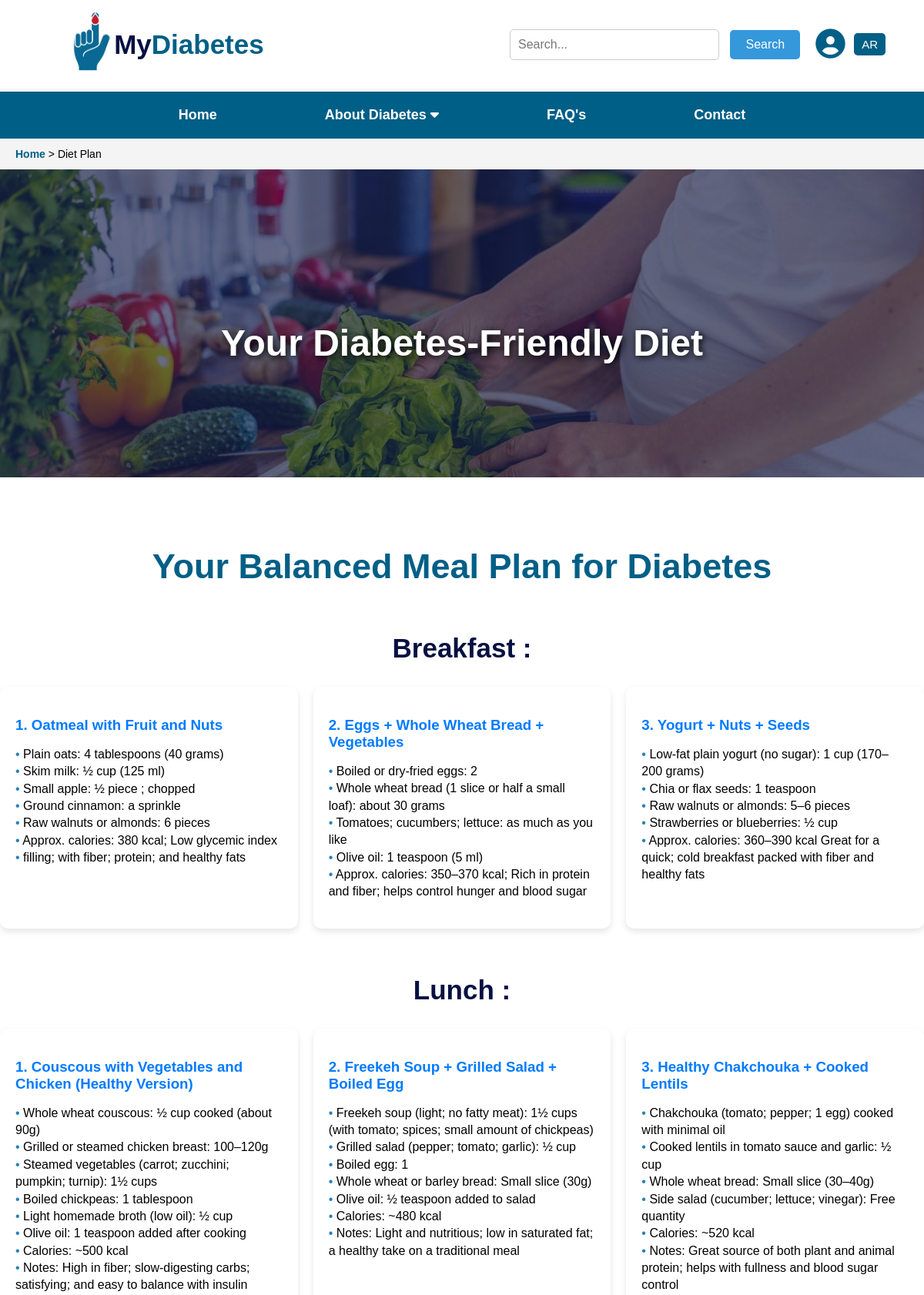
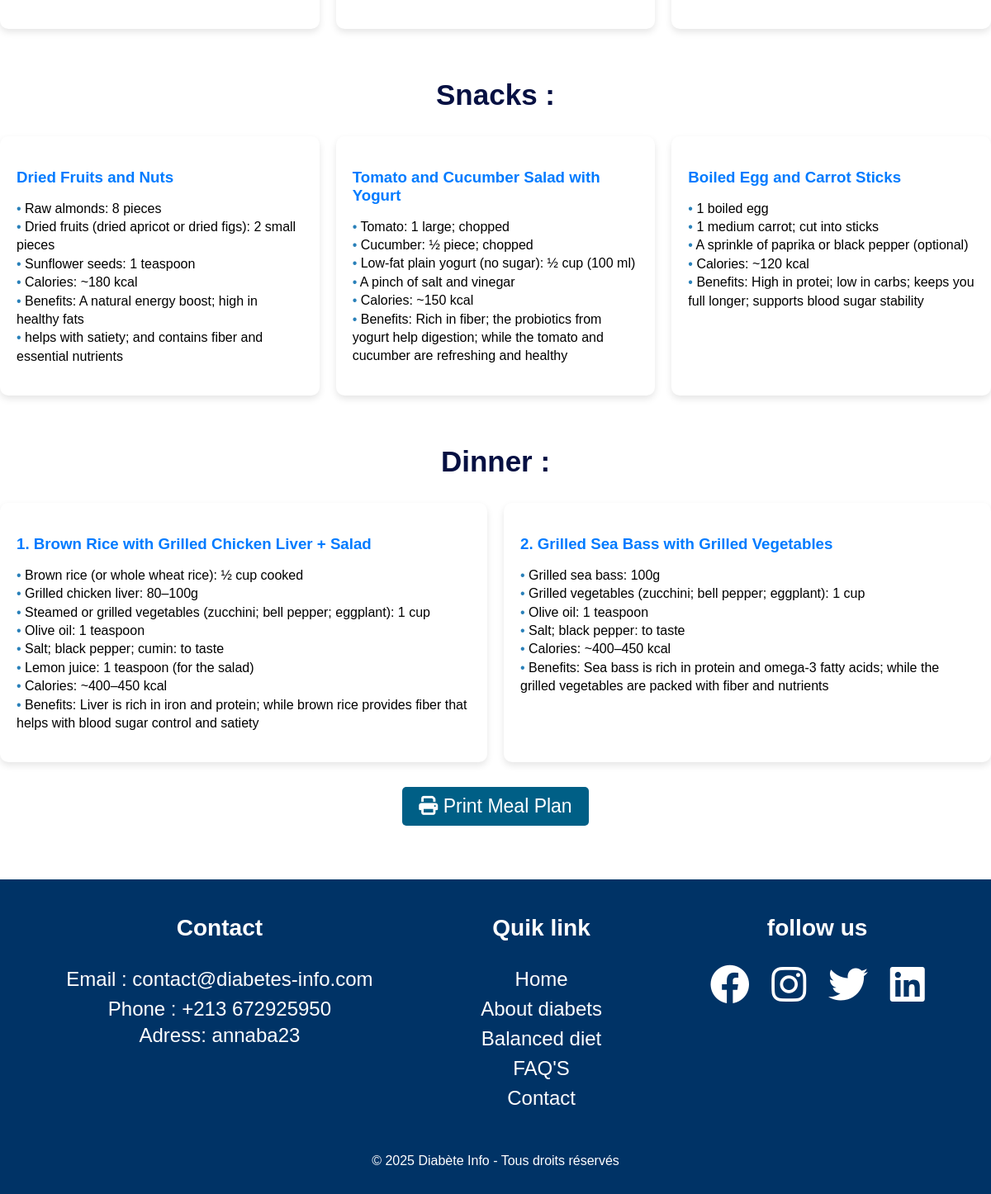
/regime1.php?user_id=3, run on the app's committed database (2 pictures, top to bottom).
### tables this page shows
CREATE TABLE `regime` (
  `id` int(11) NOT NULL,
  `breakfast1` text DEFAULT NULL,
  `breakfast2` text DEFAULT NULL,
  `breakfast3` text DEFAULT NULL,
  `lunch1` text DEFAULT NULL,
  `lunch2` text DEFAULT NULL,
  `lunch3` text DEFAULT NULL,
  `snack1` text DEFAULT NULL,
  `snack2` text DEFAULT NULL,
  `snack3` text DEFAULT NULL,
  `dinner1` text DEFAULT NULL,
  `dinner2` text DEFAULT NULL,
  `dinner3` text DEFAULT NULL,
  `b1` text DEFAULT NULL,
  `b2` text DEFAULT NULL,
  `b3` text DEFAULT NULL,
  `l1` text DEFAULT NULL,
  `l2` text DEFAULT NULL,
  `l3` text DEFAULT NULL,
  `s1` text DEFAULT NULL,
  `s2` text DEFAULT NULL,
  `s3` text DEFAULT NULL,
  `d1` text DEFAULT NULL,
  `d2` text DEFAULT NULL,
  `d3` text DEFAULT NULL,
  `breakfast1_ar` text DEFAULT NULL,
  `breakfast2_ar` text DEFAULT NULL,
  `breakfast3_ar` text DEFAULT NULL,
  `lunch1_ar` text DEFAULT NULL,
  `lunch2_ar` text DEFAULT NULL,
  `lunch3_ar` text DEFAULT NULL,
  `snack1_ar` text DEFAULT NULL,
  `snack2_ar` text DEFAULT NULL,
  `snack3_ar` text DEFAULT NULL,
  `dinner1_ar` text DEFAULT NULL,
  `dinner2_ar` text DEFAULT NULL,
  `dinner3_ar` text DEFAULT NULL,
  `b1_ar` text DEFAULT NULL,
  `b2_ar` text DEFAULT NULL,
  `b3_ar` text DEFAULT NULL,
  `l1_ar` text DEFAULT NULL,
  `l2_ar` text DEFAULT NULL,
  `l3_ar` text DEFAULT NULL,
  `s1_ar` text DEFAULT NULL,
  `s2_ar` text DEFAULT NULL,
  `s3_ar` text DEFAULT NULL,
  `d1_ar` text DEFAULT NULL,
  `d2_ar` text DEFAULT NULL,
  `d3_ar` text DEFAULT NULL
);

### regime1.php (the view, shortened to what this page needs)
<?php
require 'config.php';
$lang = isset($_GET['lang']) && $_GET['lang'] === 'ar' ? 'ar' : 'en';
$loggedIn = false;
$user_id = isset($_GET['user_id']) ? (int)$_GET['user_id'] : 0;
$sql = "SELECT r.*
        FROM regime r
        JOIN user_regime ur ON r.id = ur.regime_id
        WHERE ur.user_id = ?";
$stmt = $conn->prepare($sql);
$stmt->bind_param("i", $user_id);
$stmt->execute();
$result = $stmt->get_result();
if ($result->num_rows > 0) {
    $row = $result->fetch_assoc();
    if ($lang === 'ar') {
        $breakfast1 = $row['breakfast1_ar'];
        $breakfast2 = $row['breakfast2_ar'];
        $breakfast3 = $row['breakfast3_ar'];
        $lunch1 = $row['lunch1_ar'];
        $lunch2 = $row['lunch2_ar'];
        $lunch3 = $row['lunch3_ar'];
        $snack1 = $row['snack1_ar'];
        $snack2 = $row['snack2_ar'];
        $snack3 = $row['snack3_ar'];
        $dinner1 = $row['dinner1_ar'];
        $dinner2 = $row['dinner2_ar'];
        $dinner3 = $row['dinner3_ar'];
        $b1 = $row['b1_ar'];
        $b2 = $row['b2_ar'];
        $b3 = $row['b3_ar'];
        $l1 = $row['l1_ar'];
        $l2 = $row['l2_ar'];
        $l3 = $row['l3_ar'];
        $s1 = $row['s1_ar'];
        $s2 = $row['s2_ar'];
        $s3 = $row['s3_ar'];
        $d1 = $row['d1_ar'];
        $d2 = $row['d2_ar'];
        $d3 = $row['d3_ar'];
    } else {
        $breakfast1 = $row['breakfast1'];
        $breakfast2 = $row['breakfast2'];
        $breakfast3 = $row['breakfast3'];
        $lunch1 = $row['lunch1'];
        $lunch2 = $row['lunch2'];
        $lunch3 = $row['lunch3'];
        $snack1 = $row['snack1'];
        $snack2 = $row['snack2'];
        $snack3 = $row['snack3'];
        $dinner1 = $row['dinner1'];
        $dinner2 = $row['dinner2'];
        $b1 = $row['b1'];
        $b2 = $row['b2'];
        $b3 = $row['b3'];
        $l1 = $row['l1'];
        $l2 = $row['l2'];
        $l3 = $row['l3'];
        $s1 = $row['s1'];
        $s2 = $row['s2'];
        $s3 = $row['s3'];
        $d1 = $row['d1'];
        $d2 = $row['d2'];
    }
} else {
    echo "<script>
        alert('No diet plan registered for this user.');
        window.location.href = 'Test.php';
    </script>";
}
?>
<!DOCTYPE html>
<html lang="en">
<head>
    <link rel="stylesheet" href="regime1.css">
    <link rel="stylesheet" href="https://cdnjs.cloudflare.com/ajax/libs/font-awesome/6.2.0/css/all.min.css">
</head>
<body>
    <header>
        <div class="logo">
            <a href="Home.php"><img src="logo.png" alt="XtraClinic Logo"></a>
            <a href="Home.php"><span class="clinic-name">My<span class="highlight">Diabetes</span></span></a>
        </div>
        <div class="search-user-container">
            <div class="search">
        <form action="search.php" method="GET" class="search-form">
    <input class="search-input" type="text" name="query" placeholder="Search...">
    <button class="btn" type="submit">Search</button>
</form>
            </div>
            <div class="user-dropdown">
    <a href="<?php echo $loggedIn ? '#' : 'loginn.php'; ?>" id="user-icon" class="user-icon">
        <i class="fas fa-user-circle"></i>
    </a>
</div>
<div style="text-align: center; margin: 20px -40px; margin-left:30px; gap:15px">
    <?php if ($lang === 'ar'): ?>
        <a href="?user_id=<?php echo $user_id; ?>&lang=en" class="btn-lang" style="padding: 6px 10px; font-size: 15px; background-color: #005F86; color: white; border: none; border-radius: 5px; text-decoration: none; ">EN</a>
    <?php else: ?>
        <a href="?user_id=<?php echo $user_id; ?>&lang=ar" class="btn-lang" style="padding: 6px 10px; font-size: 15px; background-color: #005F86; color: white; border: none; border-radius: 5px; text-decoration: none;">AR</a>
    <?php endif; ?>
</div>
        </div>
    </header>
    <nav>
        <ul class="nav-links">
            <li><a href="Home.php" class="active">Home</a></li>
            <li class="dropdown">
                <a href="diabete.php">About Diabetes <i class="fas fa-caret-down"></i></a>
            </li>
            <li><a href="FAQ.php">FAQ's</a></li>
            <li><a href="Contacte.php">Contact</a></li>
        </ul>
    </nav>
    <div class="breadcrumb">
        <a href="Home.php">Home</a> &gt; <span>Diet Plan</span>
    </div>
    <section class="hero-banner">
        <div class="hero-overlay">
            <h1 class="hero-title">Your Diabetes-Friendly Diet</h1>
        </div>
    </section>
<h1 style="text-align: center; direction: <?php echo ($lang === 'ar') ? 'rtl' : 'ltr'; ?>;">
    <?php echo $lang === 'ar' ? 'نظام غذائي متوازن لمرضى السكري' : 'Your Balanced Meal Plan for Diabetes'; ?>
</h1>
<h2 class="section-title" style="text-align: center; direction: <?php echo ($lang === 'ar') ? 'rtl' : 'ltr'; ?>;">
    <?php echo ($lang === 'ar') ? 'فطور' : 'Breakfast'; ?> :
</h2>
<div class="container" style="display: flex; gap: 20px; <?php echo ($lang === 'ar') ? 'direction: rtl; text-align: right;' : 'direction: ltr; text-align: left;'; ?>">
    <div class="card" style="flex: 1;">
        <h3>1. <?php echo htmlspecialchars($b1); ?> </h3>
        <ul>
            <?php
            if (isset($breakfast1)) {
                $items = explode(',', $breakfast1);
                foreach ($items as $item) {
                    echo "<li>" . htmlspecialchars(trim($item)) . "</li>\n";
                }
            }
            ?>
        </ul>
    </div>
    <div class="card" style="flex: 1;">
        <h3>2. <?php echo htmlspecialchars($b2); ?> </h3>
        <ul>
            <?php
            if (isset($breakfast2)) {
                $items = explode(',', $breakfast2);
                foreach ($items as $item) {
                    echo "<li>" . htmlspecialchars(trim($item)) . "</li>\n";
                }
            }
            ?>
        </ul>
    </div>
    <div class="card" style="flex: 1;">
        <h3>3. <?php echo htmlspecialchars($b3); ?> </h3>
        <ul>
            <?php
            if (isset($breakfast3)) {
                $items = explode(',', $breakfast3);
                foreach ($items as $item) {
                    echo "<li>" . htmlspecialchars(trim($item)) . "</li>\n";
                }
            }
            ?>
        </ul>
    </div>
</div>
<h2 class="section-title" style="text-align: center; direction: <?php echo ($lang === 'ar') ? 'rtl' : 'ltr'; ?>;">
    <?php echo ($lang === 'ar') ? 'غداء' : 'Lunch'; ?> :
</h2>
<div class="container" style="display: flex; gap: 20px; <?php echo ($lang === 'ar') ? 'direction: rtl; text-align: right;' : 'direction: ltr; text-align: left;'; ?>">
    <div class="card" style="flex: 1;">
        <h3>1. <?php echo htmlspecialchars($l1); ?> </h3>
        <ul>
            <?php
            if (isset($lunch1)) {
                $items = explode(',', $lunch1);
                foreach ($items as $item) {
                    echo "<li>" . htmlspecialchars(trim($item)) . "</li>\n";
                }
            }
            ?>
        </ul>
    </div>
    <div class="card" style="flex: 1;">
        <h3>2. <?php echo htmlspecialchars($l2); ?> </h3>
        <ul>
            <?php
            if (isset($lunch2)) {
                $items = explode(',', $lunch2);
                foreach ($items as $item) {
                    echo "<li>" . htmlspecialchars(trim($item)) . "</li>\n";
                }
            }
            ?>
        </ul>
    </div>
    <div class="card" style="flex: 1;">
        <h3>3. <?php echo htmlspecialchars($l3); ?> </h3>
        <ul>
            <?php
            if (isset($lunch3)) {
                $items = explode(',', $lunch3);
                foreach ($items as $item) {
                    echo "<li>" . htmlspecialchars(trim($item)) . "</li>\n";
                }
            }
            ?>
        </ul>
    </div>
</div>
<h2 class="section-title" style="text-align: center; direction: <?php echo ($lang === 'ar') ? 'rtl' : 'ltr'; ?>;">
    <?php echo ($lang === 'ar') ? 'وجبات خفيفة' : 'Snacks'; ?> :
</h2>
<div class="container" style="display: flex; gap: 20px; <?php echo ($lang === 'ar') ? 'direction: rtl; text-align: right;' : 'direction: ltr; text-align: left;'; ?>">
    <div class="card" style="flex: 1;">
        <h3><?php echo htmlspecialchars($s1); ?> </h3>
        <ul>
            <?php
            if (isset($snack1)) {
                $items = explode(',', $snack1);
                foreach ($items as $item) {
                    echo "<li>" . htmlspecialchars(trim($item)) . "</li>\n";
                }
            }
            ?>
        </ul>
    </div>
    <div class="card" style="flex: 1;">
        <h3> <?php echo htmlspecialchars($s2); ?> </h3>
        <ul>
            <?php
            if (isset($snack2)) {
                $items = explode(',', $snack2);
                foreach ($items as $item) {
                    echo "<li>" . htmlspecialchars(trim($item)) . "</li>\n";
                }
            }
            ?>
        </ul>
    </div>
    <div class="card" style="flex: 1;">
        <h3><?php echo htmlspecialchars($s3); ?> </h3>
        <ul>
            <?php
            if (isset($snack3)) {
                $items = explode(',', $snack3);
                foreach ($items as $item) {
                    echo "<li>" . htmlspecialchars(trim($item)) . "</li>\n";
                }
            }
            ?>
        </ul>
    </div>
</div>
<h2 class="section-title" style="text-align: center; direction: <?php echo ($lang === 'ar') ? 'rtl' : 'ltr'; ?>;">
    <?php echo ($lang === 'ar') ? 'عشاء' : 'Dinner'; ?> :
</h2>
<div class="container" style="display: flex; gap: 20px; <?php echo ($lang === 'ar') ? 'direction: rtl; text-align: right;' : 'direction: ltr; text-align: left;'; ?>">
    <div class="card" style="flex: 1;">
        <h3>1. <?php echo htmlspecialchars($d1); ?> </h3>
        <ul>
            <?php
            if (isset($dinner1)) {
                $items = explode(',', $dinner1);
                foreach ($items as $item) {
                    echo "<li>" . htmlspecialchars(trim($item)) . "</li>\n";
                }
            }
            ?>
        </ul>
    </div>
    <div class="card" style="flex: 1;">
        <h3>2. <?php echo htmlspecialchars($d2); ?> </h3>
        <ul>
            <?php
            if (isset($dinner2)) {
                $items = explode(',', $dinner2);
                foreach ($items as $item) {
                    echo "<li>" . htmlspecialchars(trim($item)) . "</li>\n";
                }
            }
            ?>
        </ul>
    </div>
</div>
<div style="text-align: center; margin: 30px;">
    <button onclick="window.print()" style="padding: 10px 20px; font-size: 23px; background-color: #005F86; color: white; border: none; border-radius: 5px; cursor: pointer;">
        <i class="fas fa-print"></i> Print Meal Plan
    </button>
</div>
    <footer>
        <div class="footer-container">
            <div class="footer-section">
                <h3>Contact</h3>
                <ul>
                    <li><a href="mailto:islemdiaf633@gmail.com">Email : contact@diabetes-info.com</a></li>
                    <li><a href="tel:+213672925950">Phone : +213 672925950</a></li>
                    <li>Adress: annaba23</li>
                </ul>
            </div>
            <div class="footer-section">
                <h3>Quik link</h3>
                <ul>
                    <li><a href="Home.php">Home</a></li>
                    <li><a href="diabete.php">About diabets</a></li>
                    <li><a href="<?= $loggedIn ? 'test.php?user_id=' . $userId : 'Loginn.php' ?>">Balanced diet</a></li>
                    <li><a href="FAQ.php">FAQ'S</a></li>
                    <li><a href="Contacte.php">Contact</a></li>
                </ul>
            </div>
            <div class="footer-section">
                <h3>follow us</h3>
                <a href="https://www.facebook.com/profile.php?id=61576556904786" target="_blank"><i class="fab fa-facebook fa-2x"></i></a>
                <a href="https://www.instagram.com/mydiabetes20028/"><i class="fab fa-instagram fa-2x"target="_blank"></i></a>
                <a href="https://twitter.com"><i class="fab fa-twitter fa-2x" target="_blank"></i></a>
                <a href="https://www.linkedin.com"><i class="fab fa-linkedin fa-2x"target="_blank"></i></a>
            </div>
        </div>
        <p class="copyright">© 2025 Diabète Info - Tous droits réservés</p>
    </footer>
</body>
</html>

### data on the page
regime: b1 "Oatmeal with Fruit and Nuts", breakfast1 "Plain oats: 4 tablespoons (40 grams)", breakfast1 "Skim milk: ½ cup (125 ml)", breakfast1 "Small apple: ½ piece ; chopped", breakfast1 "Ground cinnamon: a sprinkle", breakfast1 "Raw walnuts or almonds: 6 pieces", breakfast1 "Approx. calories: 380 kcal; Low glycemic index", breakfast1 "filling; with fiber; protein; and healthy fats", b2 "Eggs + Whole Wheat Bread + Vegetables", breakfast2 "Boiled or dry-fried eggs: 2", breakfast2 "Whole wheat bread (1 slice or half a small loaf): about 30 grams", breakfast2 "Tomatoes; cucumbers; lettuce: as much as you like", breakfast2 "Olive oil: 1 teaspoon (5 ml)", breakfast2 "Approx. calories: 350–370 kcal; Rich in protein and fiber; helps control hunger and blood sugar", b3 "Yogurt + Nuts + Seeds", breakfast3 "Low-fat plain yogurt (no sugar): 1 cup (170–200 grams)", breakfast3 "Chia or flax seeds: 1 teaspoon", breakfast3 "Raw walnuts or almonds: 5–6 pieces", breakfast3 "Strawberries or blueberries: ½ cup", breakfast3 "Approx. calories: 360–390 kcal Great for a quick; cold breakfast packed with fiber and healthy fats", l1 "Couscous with Vegetables and Chicken (Healthy Version)", lunch1 "Whole wheat couscous: ½ cup cooked (about 90g)", lunch1 "Grilled or steamed chicken breast: 100–120g", lunch1 "Steamed vegetables (carrot; zucchini; pumpkin; turnip): 1½ cups", lunch1 "Boiled chickpeas: 1 tablespoon", lunch1 "Light homemade broth (low oil): ½ cup", lunch1 "Olive oil: 1 teaspoon added after cooking", lunch1 "Calories: ~500 kcal", lunch1 "Notes: High in fiber; slow-digesting carbs; satisfying; and easy to balance with insulin", l2 "Freekeh Soup + Grilled Salad + Boiled Egg", lunch2 "Freekeh soup (light; no fatty meat): 1½ cups (with tomato; spices; small amount of chickpeas)", lunch2 "Grilled salad (pepper; tomato; garlic): ½ cup", lunch2 "Boiled egg: 1", lunch2 "Whole wheat or barley bread: Small slice (30g)", lunch2 "Olive oil: ½ teaspoon added to salad", lunch2 "Calories: ~480 kcal", lunch2 "Notes: Light and nutritious; low in saturated fat; a healthy take on a traditional meal", l3 "Healthy Chakchouka + Cooked Lentils", lunch3 "Chakchouka (tomato; pepper; 1 egg) cooked with minimal oil", lunch3 "Cooked lentils in tomato sauce and garlic: ½ cup", lunch3 "Whole wheat bread: Small slice (30–40g)", lunch3 "Side salad (cucumber; lettuce; vinegar): Free quantity", lunch3 "Calories: ~520 kcal", lunch3 "Notes: Great source of both plant and animal protein; helps with fullness and blood sugar control", s1 "Dried Fruits and Nuts", snack1 "Raw almonds: 8 pieces", snack1 "Dried fruits (dried apricot or dried figs): 2 small pieces", snack1 "Sunflower seeds: 1 teaspoon", snack1 "Calories: ~180 kcal", snack1 "Benefits: A natural energy boost; high in healthy fats", snack1 "helps with satiety; and contains fiber and essential nutrients", s2 "Tomato and Cucumber Salad with Yogurt", snack2 "Tomato: 1 large; chopped", snack2 "Cucumber: ½ piece; chopped", snack2 "Low-fat plain yogurt (no sugar): ½ cup (100 ml)", snack2 "A pinch of salt and vinegar", snack2 "Calories: ~150 kcal", snack2 "Benefits: Rich in fiber; the probiotics from yogurt help digestion; while the tomato and cucumber are refreshing and healthy", s3 "Boiled Egg and Carrot Sticks", snack3 "1 boiled egg", snack3 "1 medium carrot; cut into sticks", snack3 "A sprinkle of paprika or black pepper (optional)", snack3 "Calories: ~120 kcal", snack3 "Benefits: High in protei; low in carbs; keeps you full longer; supports blood sugar stability", d1 "Brown Rice with Grilled Chicken Liver + Salad", dinner1 "Brown rice (or whole wheat rice): ½ cup cooked", dinner1 "Grilled chicken liver: 80–100g", dinner1 "Steamed or grilled vegetables (zucchini; bell pepper; eggplant): 1 cup", dinner1 "Olive oil: 1 teaspoon", dinner1 "Salt; black pepper; cumin: to taste", dinner1 "Lemon juice: 1 teaspoon (for the salad)", dinner1 "Calories: ~400–450 kcal", dinner1 "Benefits: Liver is rich in iron and protein; while brown rice provides fiber that helps with blood sugar control and satiety", d2 "Grilled Sea Bass with Grilled Vegetables", dinner2 "Grilled sea bass: 100g", dinner2 "Grilled vegetables (zucchini; bell pepper; eggplant): 1 cup", dinner2 "Olive oil: 1 teaspoon", dinner2 "Salt; black pepper: to taste", dinner2 "Calories: ~400–450 kcal", dinner2 "Benefits: Sea bass is rich in protein and omega-3 fatty acids; while the grilled vegetables are packed with fiber and nutrients"
